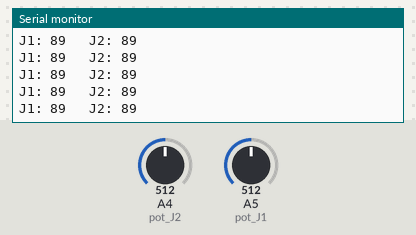
A sketch run on a simulated Arduino Uno, built with avr-gcc and run on an emulated ATmega328P. Shown: the last lines printed to the serial monitor. The inputs (shaded band) are chosen by the test bench; at power-on: A4 (pot_J2) = 512, A5 (pot_J1) = 512.

Above: at 1.2 s.
1.3 s: A4 (pot_J2) set to 558
At 2.2 s:
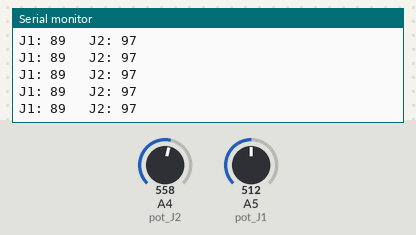
4.3 s: A4 (pot_J2) set to 579
At 5.3 s:
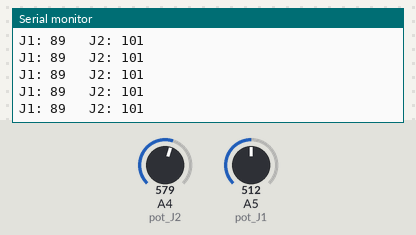
10.3 s: A5 (pot_J1) set to 563
At 11.4 s:
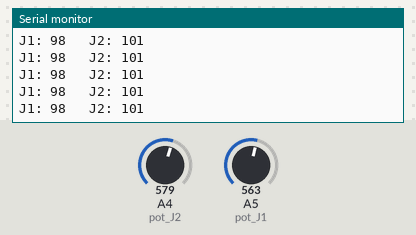
11.8 s: A5 (pot_J1) set to 580
At 12.8 s:
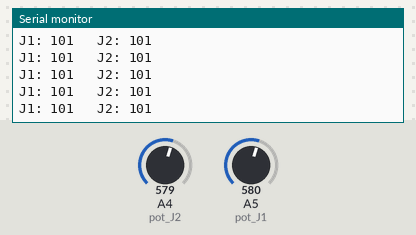
Timing chart, 0 to 14.8 s (numbered marks = the images above; inputs shaded):
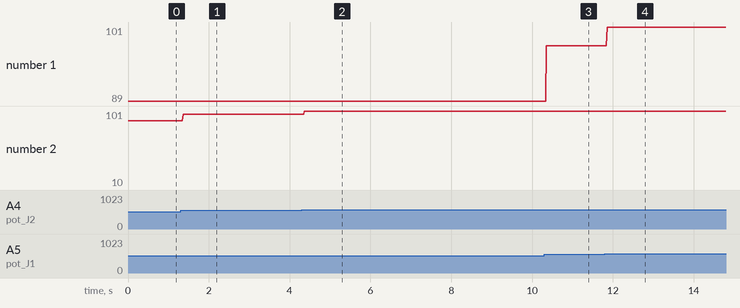

The sketch:

knob_control.ino
```cpp
#include <Servo.h>

//Servo base;  // create servo object to control a servo
//Servo J1;
//Servo J2;

int potbase = A0;  // analog pin used to connect the potentiometer
int val;    // variable to read the value from the analog pin
int pot_J1 = A5;
int val_J1;
int pot_J2 = A4;
int val_J2;
//int pot_J2 = A2;
//int val_J2;

void setup()
{
  //base.attach(9);  // attaches the servo on pin 9 to the servo object
  //J1.attach(10);
  //J2.attach(11);
  Serial.begin(9600);
}

void loop()
{
  val_J1 = analogRead(pot_J1);            // reads the value of the potentiometer (value between 0 and 1023)
  val_J1 = map(val_J1, 0, 1023, 0, 179);     // scale it to use it with the servo (value between 0 and 180)

  val_J2 = analogRead(pot_J2);            // reads the value of the potentiometer (value between 0 and 1023)
  val_J2 = map(val_J2, 0, 1023, 0, 179);     // scale it to use it with the servo (value between 0 and 180)

  //val = 90;
  //val_J1 = analogRead(pot_J1);
  //val_J1 = map(val_J1, 0, 1023, 0, 179);
  Serial.print("J1: ");
  Serial.print(val_J1);
  Serial.print("\t J2: ");
  Serial.println(val_J2);
  //base.write(val);                  // sets the servo position according to the scaled value
  //J1.write(val_J1);
  delay(15);                           // waits for the servo to get there
}
```

Measured:
- after the input at 1.3 s, the serial monitor: prints a new line after 0.07 s (image 1)
- after the input at 4.3 s, the serial monitor: prints a new line after 0.06 s (image 2)
- after the input at 10.3 s, the serial monitor: prints a new line after 0.05 s (image 3)
- after the input at 11.8 s, the serial monitor: prints a new line after 0.06 s (image 4)
- plotted number 1: 89 → 98 after the input at 10.3 s
- plotted number 2: 89 → 97 after the input at 1.3 s, 97 → 101 after the input at 4.3 s, 101 → 10 after the input at 11.8 s
